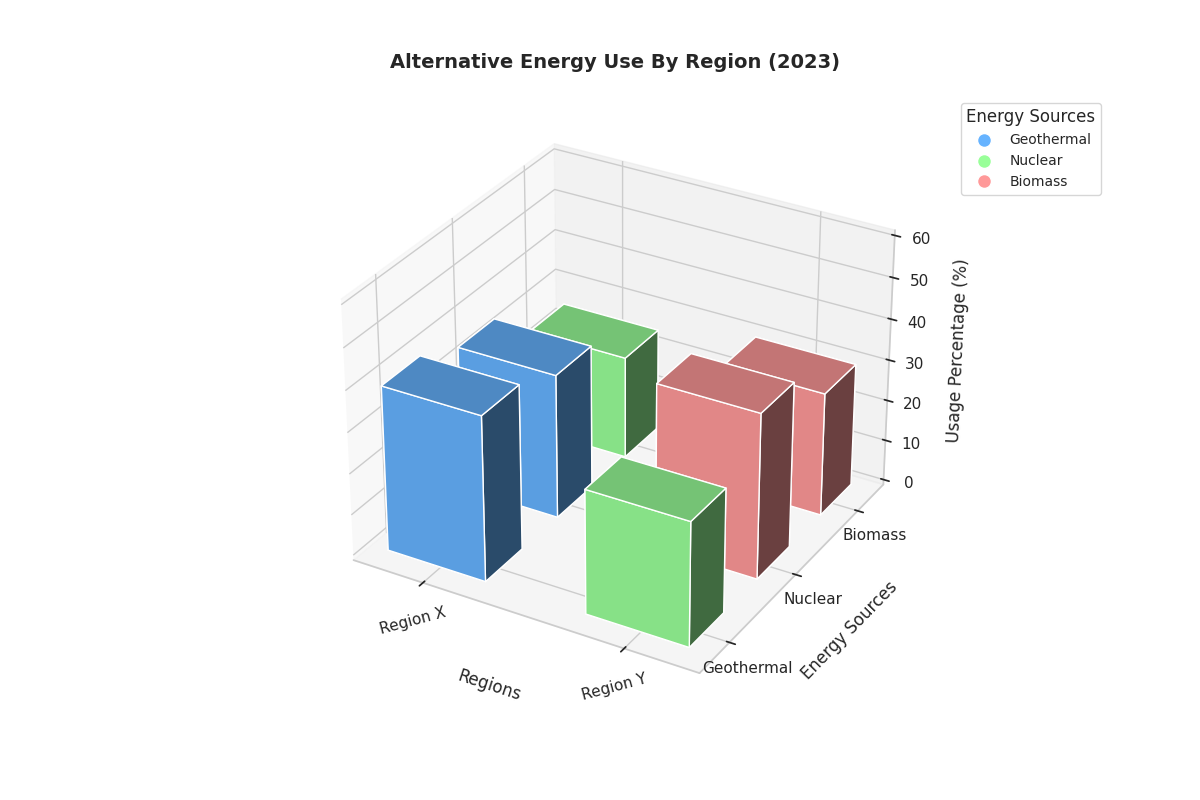

Here is the Python script that generated this plot:
import matplotlib.pyplot as plt
import numpy as np

# Data setup
countries = ['Region X', 'Region Y']
energy_types = ['Geothermal', 'Nuclear', 'Biomass']
percentage_distributions = np.array([
    [40, 35, 25],  # Region X
    [30, 40, 30],  # Region Y
])

# Create a 3D plot
fig = plt.figure(figsize=(12, 8))
ax = fig.add_subplot(111, projection='3d')

# Define positions for the bars
x_positions = np.arange(len(countries))
y_positions = np.arange(len(energy_types))
xpos, ypos = np.meshgrid(x_positions, y_positions, indexing='ij')
xpos = xpos.flatten()
ypos = ypos.flatten()

# Flatten the percentage distribution array and define bar heights
z_positions = np.zeros_like(xpos)
bar_heights = percentage_distributions.flatten()

# Shuffled colors for each energy type
colors = ['#66b3ff', '#99ff99', '#ff9999']  # New order: Nuclear, Biomass, Geothermal

# Create the bars
ax.bar3d(xpos, ypos, z_positions, dx=0.5, dy=0.5, dz=bar_heights, color=np.repeat(colors, len(countries)))

# Customize the plot
ax.set_title('Alternative Energy Use By Region (2023)', fontsize=14, fontweight='bold', pad=20)
ax.set_xlabel('Regions', labelpad=15)
ax.set_ylabel('Energy Sources', labelpad=15)
ax.set_zlabel('Usage Percentage (%)', labelpad=10)
ax.set_xticks(x_positions + 0.25)
ax.set_yticks(y_positions + 0.25)
ax.set_xticklabels(countries, rotation=15)
ax.set_yticklabels(energy_types)
ax.set_zlim(0, 60)

# Add a legend
legend_elements = [plt.Line2D([0], [0], marker='o', color='w', label=energy_type, markerfacecolor=color, markersize=10) 
                   for energy_type, color in zip(energy_types, colors)]
ax.legend(handles=legend_elements, title='Energy Sources', loc='upper left', bbox_to_anchor=(1.05, 1), fontsize=10)

plt.tight_layout()

# Show the plot
plt.show()
